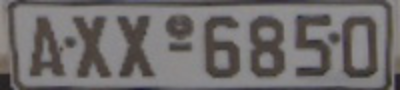
#> input picture images/license_plate.png, 400 x 90 px
$ jupyter execute 13_connected_component_labelling.ipynb
#> lines starting #> are read from the running program, lines starting #| are printed output that depends on the picture; after the words box and inside, x2 and y2 are one past the last pixel; in counts of white or black regions, pixels touching at a corner belong together
### module1/cv_imshow.py
#!/usr/bin/env python
# coding: utf-8

# In[5]:


get_ipython().run_line_magic('matplotlib', 'inline')
from matplotlib import pyplot as plt
import cv2
import numpy as np


# In[8]:

def show_image():
    plt.show()

def display_image(title, img, render_image=True):
    if img.ndim == 3:
        img = img[:,:,::-1]
    plt.title(title)
    plt.imshow(img, cmap="gray")
    if render_image:
        show_image()

def create_subplot(fig, rows, columns, i, title, img):
    fig.add_subplot(rows, columns, i)
    display_image(title,img, render_image=False)

### module1/13_connected_component_labelling.ipynb
# CONNECTED-COMPONENT LABELING
- Also known as connected component analysis, blob extraction or region labeling
- Application of graph theory that is used to determine connectivity of blob-like regions in binary image
- Often used in same situations as contours. But this gives more granular filtering of blobs, as during contour analysis we are restricted by hierarchy of outlines (one contour within another).

## The Classical Approach
- Applied only to binary or thresholded images.
- Consists of two passes.

### First Pass
- Algorithm loops over each pixel and inspects the west/north pixel of current pixels' immediate neighborhood
- Based on the N/W pixels, label is assigned to current pixel
- We inspect only north/west pixel because the algo is a recursive process. By repeating the process over the entire image, one row at a time, each pixel will actually be checked for 4-connectivity

### Step 1
- First step is to check if center pixel is bg or fg.
- If bg pixel (usually pixel value 0), then ignore and move to next pixel
- If fg pixel (pixel value non-zero), then go to step 2-3

### Step 2 & 3
- Current pixel is fg pixel for sure at this stage, so inspect N/W pixel.
    - Both N/W are bg pixels, so no labels associated with them. In this case create new label (normally by incrementing a unique label counter) and store the label value in current pixel. Move on to Step 4 & 5
    - N and/or W are not bg pixels. So we proceed to Step 4 & 5

### Steps 4 and 5
- Set the label of current p pixel by taking min of label value: <br>
$p=min(N,W)$

### Step 6
- If two regions of different labels are connected, we leverage union

## Second Pass
- The algo loops over the labels generated from first pass and merges any regions together that share connected labels.
- We can connect blobs with different label values but that are actually part of the same blob. The key to efficiency is to use the union-find data structure for tree-traversal when examining label values.

[cell 1]
import sys
sys.path.append("../")

[cell 2]
from skimage.filters import threshold_local
from skimage import measure
import numpy as np
import cv2
from cv_imshow import create_subplot, display_image
from matplotlib import pyplot as plt

[cell 3]
args = {
    "image": "../images/license_plate.png"
}

[cell 4]
plate = cv2.imread(args["image"])
#> plate is the input picture: shape (90, 400, 3); mean B, G, R 107.6, 107.8, 111.5

#extract value component from HSV and apply adaptive thresh
V = cv2.split(cv2.cvtColor(plate, cv2.COLOR_BGR2HSV))[2]
thresh = cv2.adaptiveThreshold(V, 255, cv2.ADAPTIVE_THRESH_MEAN_C,
                              cv2.THRESH_BINARY_INV, 17, 3)
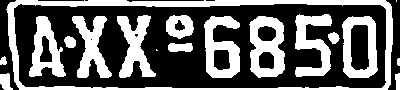
#> thresh: shape (90, 400); 38.7% white; 18 white regions (2 under 20 px), largest, box (x1, y1, x2, y2) and area: (6, 0, 393, 90) 4014, (249, 16, 285, 78) 1422, (204, 16, 240, 78) 1324

display_image("Licene plate", plate)
display_image("Thresh", thresh)

[cell 5]
# perform connected component analysis on thresh image and init mask to hold only large components we are interested in
labels = measure.label(thresh, connectivity=2, background=0)
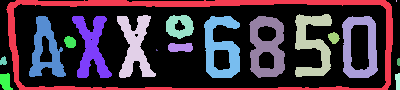
#> labels: shape (90, 400) int64; 19 distinct labels, from 0 to 18; one colour per label, 0 black
mask = np.zeros(thresh.shape, dtype="uint8")
print("[INFO] found {} blobs".format(len(np.unique(labels))))
#| [INFO] found 19 blobs

[cell 6]
fig = plt.figure(figsize=(10,20))
rows = 9
columns = 2
for (i, label) in enumerate(np.unique(labels)):
    #if background label, ignore
    if label==0:
        continue

    #otherwise construct mask to display only connected components for current label
    #print("[INFO] label: {} (foreground)".format(i))
    labelMask = np.zeros(thresh.shape, dtype="uint8")
    labelMask[labels == label] = 255
    numPixels = cv2.countNonZero(labelMask)


    #eliminate very small blobs and very large blobs by adding only blobs that meet below condition
    if numPixels > 1000 and numPixels < 1500:
        mask = cv2.add(mask, labelMask)

    #show the label mask
    create_subplot(fig, rows, columns, label,
                   "label: {} (foreground)".format(i), labelMask)
#> this loop made 19 passes
#> numPixels on passes 2 to 13: 4014, 2, 1240, 1226, 464, 1120, 1206, 1324, 1422, 1226, 98, 112
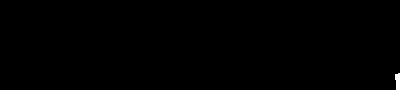
#> labelMask: shape (90, 400); 0.2% white; 1 white region, box (x1, y1, x2, y2) and area: (395, 73, 400, 90) 72
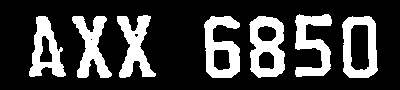
#> mask: shape (90, 400); 24.3% white; 7 white regions, largest, box (x1, y1, x2, y2) and area: (249, 16, 285, 78) 1422, (204, 16, 240, 78) 1324, (295, 14, 332, 77) 1240

display_image("Large blobs", mask)
#> in show_image (call 3), `plt.show()`:
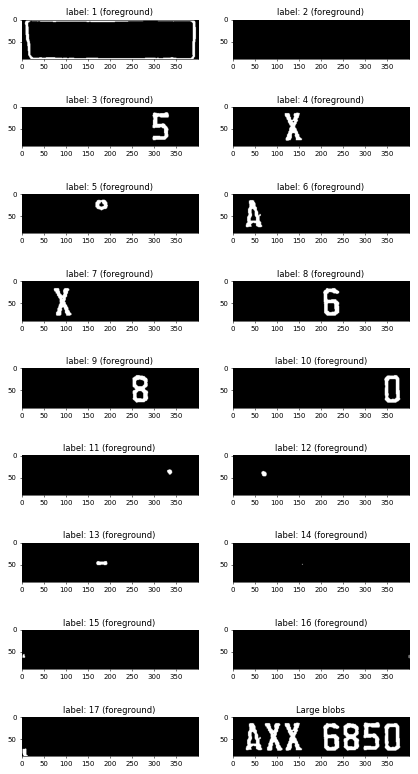
#> figure drawn by matplotlib, 18 panels

$ run again, with images/beach.png copied over images/license_plate.png
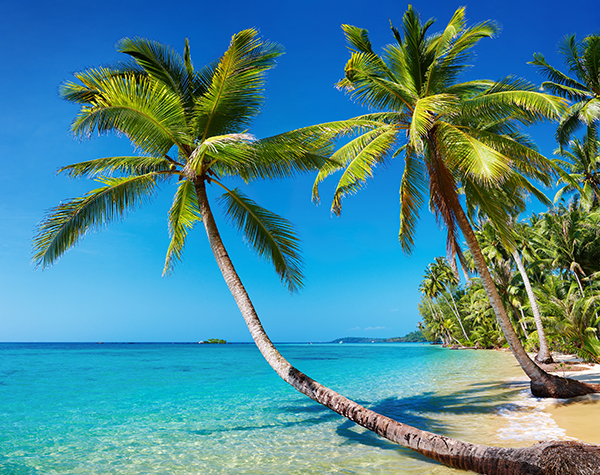
#> input picture images/beach.png, 600 x 475 px
#> plate is the input picture: shape (475, 600, 3); mean B, G, R 148.4, 136.5, 73.3
#> `thresh = cv2.adaptiveThreshold(V, 255, cv2.ADAPTIVE_THRESH_MEAN_C, cv2..`:
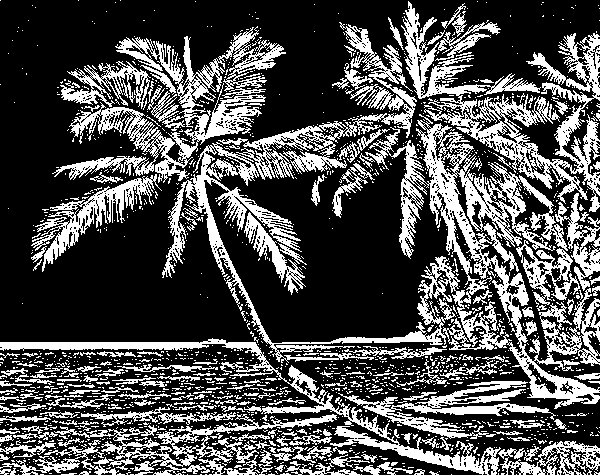
#> thresh: shape (475, 600); 31% white; 1740 white regions (1547 under 20 px), largest, box (x1, y1, x2, y2) and area: (162, 114, 600, 409) 21917, (401, 1, 600, 212) 9980, (52, 26, 286, 183) 8515
#> `labels = measure.label(thresh, connectivity=2, background=0)`:
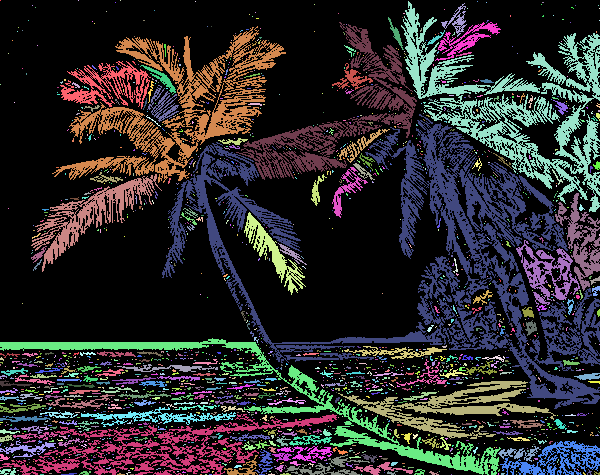
#> labels: shape (475, 600) int64; 1741 distinct labels, from 0 to 1740; one colour per label, 0 black
#| [INFO] found 1741 blobs
